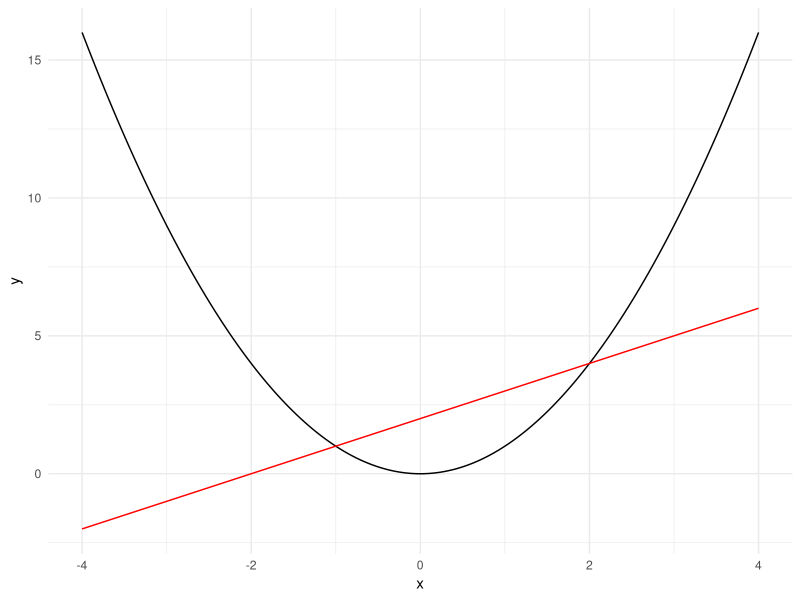

Reproduce this figure in R.
library(tidyverse)

p <- tibble(
         x = seq(-4, 4, 0.01)
     ) %>%
     ggplot(mapping = aes(x = x)) +
        geom_line(mapping = aes(y = x**2)) +
        geom_line(mapping = aes(y = x + 2), color = "red") +
        theme_minimal() +
        xlab("x") + ylab("y")

ggsave('convex_fun.pdf', p)
